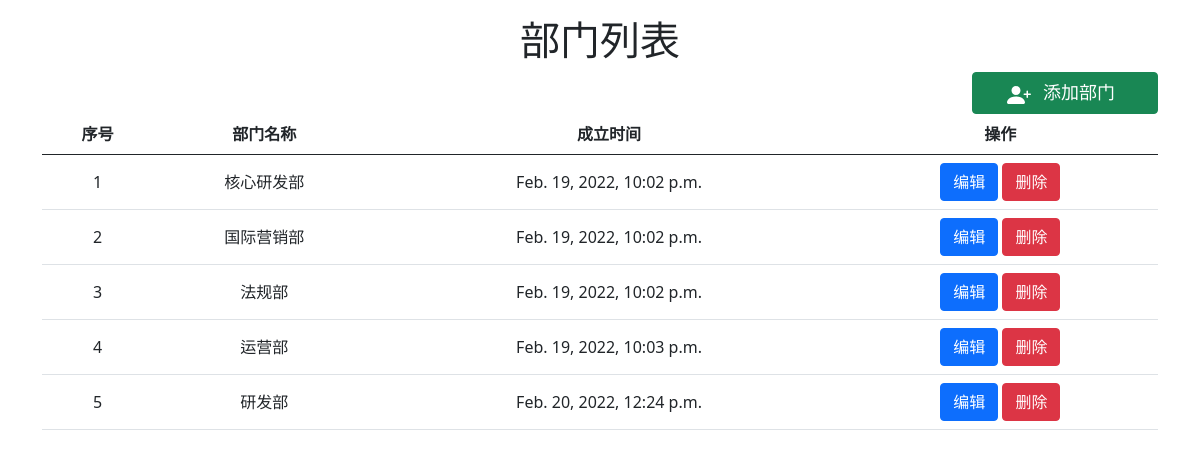
/sms/dlists/, run on the app's committed database.
### staff_manage_system/models/depart.py (models this page shows)
class Depart(models.Model):
    title = models.CharField(verbose_name='部门名称', max_length=32)
    created_time = models.DateTimeField(verbose_name="成立时间", default=datetime.datetime.now)

### staff_manage_system/views/depart.py (the view)
# urls.py: path('dlists/', depart.depart_list, name='dlists'),
def depart_list(request):
    departs = Depart.objects.all()
    return render(request, 'depart_list.html', {'departs': departs})

### staff_manage_system/templates/depart_list.html (shortened to what this page needs)
{% extends 'base.html' %}
{% block content %}
    <h1 class="text-center">部门列表</h1>
        <a href="{% url 'dadd' %}" class="btn text-center btn-success float-end col-2" role="button">
            <span class="m-2 text-center" style="font-size: large;">添加部门</span>
        </a>
    <table class="table table-hover text-center align-middle">
        <thead>
        <tr>
            <th>序号</th>
            <th>部门名称</th>
            <th>成立时间</th>
            <th>操作</th>
        </tr>
        </thead>
        <tbody>
        {% for depart in departs %}
            <tr>
                <td>{{ forloop.counter }}</td>
                <td>{{ depart.title }}</td>
                <td>{{ depart.created_time }}</td>
                <td>
                    <a href="{% url 'dedit' depart.id %}" class="btn btn-primary" role="button">编辑</a>
                    <a href="{% url 'ddel' %}?dpid={{ depart.id }}" class="btn btn-danger" role="button">删除</a>
                </td>
            </tr>
        {% endfor %}
        </tbody>
    </table>
{% endblock %}

### demo/templates/base.html (shortened to what this page needs)
{% load static %}
<!DOCTYPE html>
<html lang="en">
<head>
    <link rel="stylesheet" href="{% static 'plugins/bootstrap/5.1.1/css/bootstrap.min.css' %}">
</head>
<body>
<div class="container pt-3">
    {% block content %}{% endblock %}
</div>
</body>
</html>

### data on the page
Depart: title "核心研发部", created_time "Feb. 19, 2022, 10:02 p.m."
Depart: title "国际营销部", created_time "Feb. 19, 2022, 10:02 p.m."
Depart: title "法规部", created_time "Feb. 19, 2022, 10:02 p.m."
Depart: title "运营部", created_time "Feb. 19, 2022, 10:03 p.m."
Depart: title "研发部", created_time "Feb. 20, 2022, 12:24 p.m."
